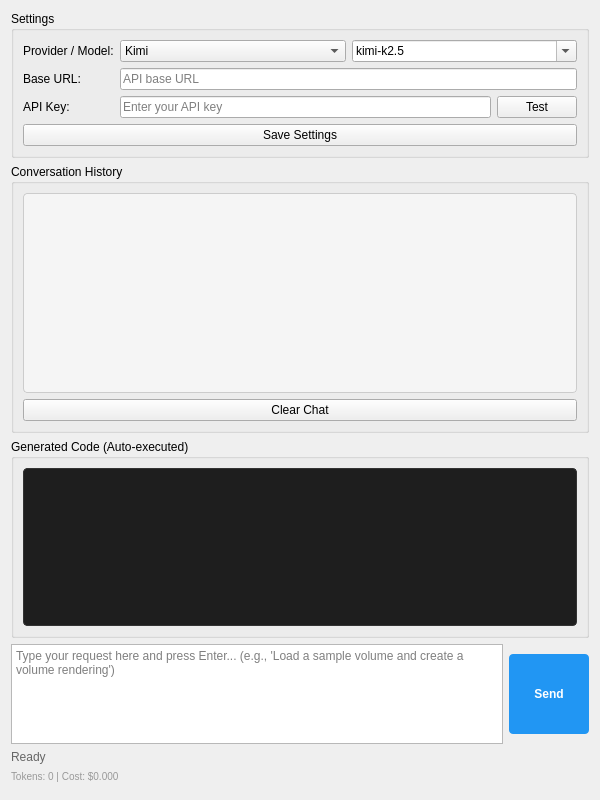
<?xml version="1.0" encoding="UTF-8"?>
<ui version="4.0">
 <class>SlicerAIAgentWidget</class>
 <widget class="QWidget" name="SlicerAIAgentWidget">
  <property name="geometry">
   <rect>
    <x>0</x>
    <y>0</y>
    <width>600</width>
    <height>800</height>
   </rect>
  </property>
  <property name="windowTitle">
   <string>Slicer AI Agent</string>
  </property>
  <layout class="QVBoxLayout" name="verticalLayout">
   
   <!-- Settings Group -->
   <item>
    <widget class="ctkCollapsibleGroupBox" name="settingsGroupBox">
     <property name="title">
      <string>Settings</string>
     </property>
     <property name="collapsed">
      <bool>true</bool>
     </property>
     <layout class="QFormLayout" name="settingsFormLayout">
      <item row="0" column="0">
       <widget class="QLabel" name="providerModelLabel">
        <property name="text">
         <string>Provider / Model:</string>
        </property>
       </widget>
      </item>
      <item row="0" column="1">
       <layout class="QHBoxLayout" name="providerModelLayout">
        <item>
         <widget class="QComboBox" name="providerSelector">
          <property name="toolTip">
           <string>Select AI provider</string>
          </property>
          <item>
           <property name="text">
            <string>Kimi</string>
           </property>
          </item>
          <item>
           <property name="text">
            <string>Claude</string>
           </property>
          </item>
         </widget>
        </item>
        <item>
         <widget class="QComboBox" name="modelSelector">
          <property name="editable">
           <bool>true</bool>
          </property>
          <property name="toolTip">
           <string>Select or type a model name</string>
          </property>
          <item>
           <property name="text">
            <string>kimi-k2.5</string>
           </property>
          </item>
          <item>
           <property name="text">
            <string>kimi-k2-thinking</string>
           </property>
          </item>
          <item>
           <property name="text">
            <string>kimi-k2-turbo-preview</string>
           </property>
          </item>
          <item>
           <property name="text">
            <string>kimi-k2-0905-preview</string>
           </property>
          </item>
          <item>
           <property name="text">
            <string>moonshot-v1-8k</string>
           </property>
          </item>
          <item>
           <property name="text">
            <string>moonshot-v1-32k</string>
           </property>
          </item>
          <item>
           <property name="text">
            <string>moonshot-v1-128k</string>
           </property>
          </item>
         </widget>
        </item>
       </layout>
      </item>
      <item row="1" column="0">
       <widget class="QLabel" name="baseUrlLabel">
        <property name="text">
         <string>Base URL:</string>
        </property>
       </widget>
      </item>
      <item row="1" column="1">
       <widget class="QLineEdit" name="baseUrlInput">
        <property name="placeholderText">
         <string>API base URL</string>
        </property>
       </widget>
      </item>
      <item row="2" column="0">
       <widget class="QLabel" name="apiKeyLabel">
        <property name="text">
         <string>API Key:</string>
        </property>
       </widget>
      </item>
      <item row="2" column="1">
       <layout class="QHBoxLayout" name="apiKeyLayout">
        <item>
         <widget class="QLineEdit" name="apiKeyInput">
          <property name="echoMode">
           <enum>QLineEdit::Password</enum>
          </property>
          <property name="placeholderText">
           <string>Enter your API key</string>
          </property>
         </widget>
        </item>
        <item>
         <widget class="QPushButton" name="testConnectionButton">
          <property name="text">
           <string>Test</string>
          </property>
          <property name="toolTip">
           <string>Test API connection</string>
          </property>
         </widget>
        </item>
       </layout>
      </item>
      <item row="3" column="0" colspan="2">
       <widget class="QPushButton" name="saveSettingsButton">
        <property name="text">
         <string>Save Settings</string>
        </property>
       </widget>
      </item>
     </layout>
    </widget>
   </item>
   
   <!-- Conversation History (Collapsible) -->
   <item>
    <widget class="ctkCollapsibleGroupBox" name="chatHistoryGroupBox">
     <property name="title">
      <string>Conversation History</string>
     </property>
     <property name="collapsed">
      <bool>true</bool>
     </property>
     <layout class="QVBoxLayout" name="chatHistoryLayout">
      <item>
       <widget class="QTextEdit" name="chatHistory">
        <property name="minimumSize">
         <size>
          <width>0</width>
          <height>200</height>
         </size>
        </property>
        <property name="readOnly">
         <bool>true</bool>
        </property>
        <property name="styleSheet">
         <string notr="true">QTextEdit {
    background-color: #f5f5f5;
    border: 1px solid #cccccc;
    border-radius: 4px;
}</string>
        </property>
       </widget>
      </item>
      <item>
       <widget class="QPushButton" name="clearChatButton">
        <property name="text">
         <string>Clear Chat</string>
        </property>
        <property name="toolTip">
         <string>Clear conversation history</string>
        </property>
       </widget>
      </item>
     </layout>
    </widget>
   </item>
   
   <!-- Generated Code (Collapsible) -->
   <item>
    <widget class="ctkCollapsibleGroupBox" name="codeDisplayGroupBox">
     <property name="title">
      <string>Generated Code (Auto-executed)</string>
     </property>
     <property name="collapsed">
      <bool>true</bool>
     </property>
     <layout class="QVBoxLayout" name="codeDisplayLayout">
      <item>
       <widget class="QTextEdit" name="codeDisplay">
        <property name="minimumSize">
         <size>
          <width>0</width>
          <height>100</height>
         </size>
        </property>
        <property name="readOnly">
         <bool>true</bool>
        </property>
        <property name="styleSheet">
         <string notr="true">QTextEdit {
    background-color: #1e1e1e;
    color: #d4d4d4;
    font-family: Consolas, Monaco, monospace;
    font-size: 12px;
    border: 1px solid #333333;
    border-radius: 4px;
}</string>
        </property>
       </widget>
      </item>
     </layout>
    </widget>
   </item>
   
   <!-- Input Area -->
   <item>
    <layout class="QHBoxLayout" name="inputLayout">
     <item>
      <widget class="QTextEdit" name="promptInput">
       <property name="maximumSize">
        <size>
         <width>16777215</width>
         <height>120</height>
        </size>
       </property>
       <property name="minimumSize">
        <size>
         <width>0</width>
         <height>100</height>
        </size>
       </property>
       <property name="placeholderText">
        <string>Type your request here and press Enter... (e.g., 'Load a sample volume and create a volume rendering')</string>
       </property>
      </widget>
     </item>
     <item>
      <widget class="QPushButton" name="sendButton">
       <property name="minimumSize">
        <size>
         <width>80</width>
         <height>80</height>
        </size>
       </property>
       <property name="text">
        <string>Send</string>
       </property>
       <property name="styleSheet">
        <string notr="true">QPushButton {
    background-color: #2196F3;
    color: white;
    border: none;
    font-weight: bold;
    border-radius: 4px;
}
QPushButton:hover {
    background-color: #0b7dda;
}
QPushButton:disabled {
    background-color: #cccccc;
}</string>
       </property>
      </widget>
     </item>
    </layout>
   </item>
   
   <!-- Status Bar -->
   <item>
    <layout class="QHBoxLayout" name="statusTimerLayout">
     <item>
      <widget class="QLabel" name="statusLabel">
       <property name="text">
        <string>Ready</string>
       </property>
       <property name="styleSheet">
        <string notr="true">color: #666666;</string>
       </property>
      </widget>
     </item>
     <item>
      <widget class="QLabel" name="thinkingTimerLabel">
       <property name="text">
        <string></string>
       </property>
       <property name="styleSheet">
        <string notr="true">color: #666666; font-size: 11px;</string>
       </property>
       <property name="alignment">
        <set>Qt::AlignRight|Qt::AlignVCenter</set>
       </property>
      </widget>
     </item>
    </layout>
   </item>
   
   <!-- Token Usage -->
   <item>
    <widget class="QLabel" name="tokenLabel">
     <property name="text">
      <string>Tokens: 0 | Cost: $0.000</string>
     </property>
     <property name="styleSheet">
      <string notr="true">color: #999999; font-size: 10px;</string>
     </property>
    </widget>
   </item>
   
   <!-- Spacer at the very bottom -->
   <item>
    <spacer name="verticalSpacer">
     <property name="orientation">
      <enum>Qt::Vertical</enum>
     </property>
     <property name="sizeHint" stdset="0">
      <size>
       <width>20</width>
       <height>40</height>
      </size>
     </property>
    </spacer>
   </item>
   
  </layout>
 </widget>
 <customwidgets>
  <customwidget>
   <class>ctkCollapsibleGroupBox</class>
   <extends>QGroupBox</extends>
   <header>ctkCollapsibleGroupBox.h</header>
   <container>1</container>
  </customwidget>
 </customwidgets>
 <resources/>
 <connections/>
</ui>
